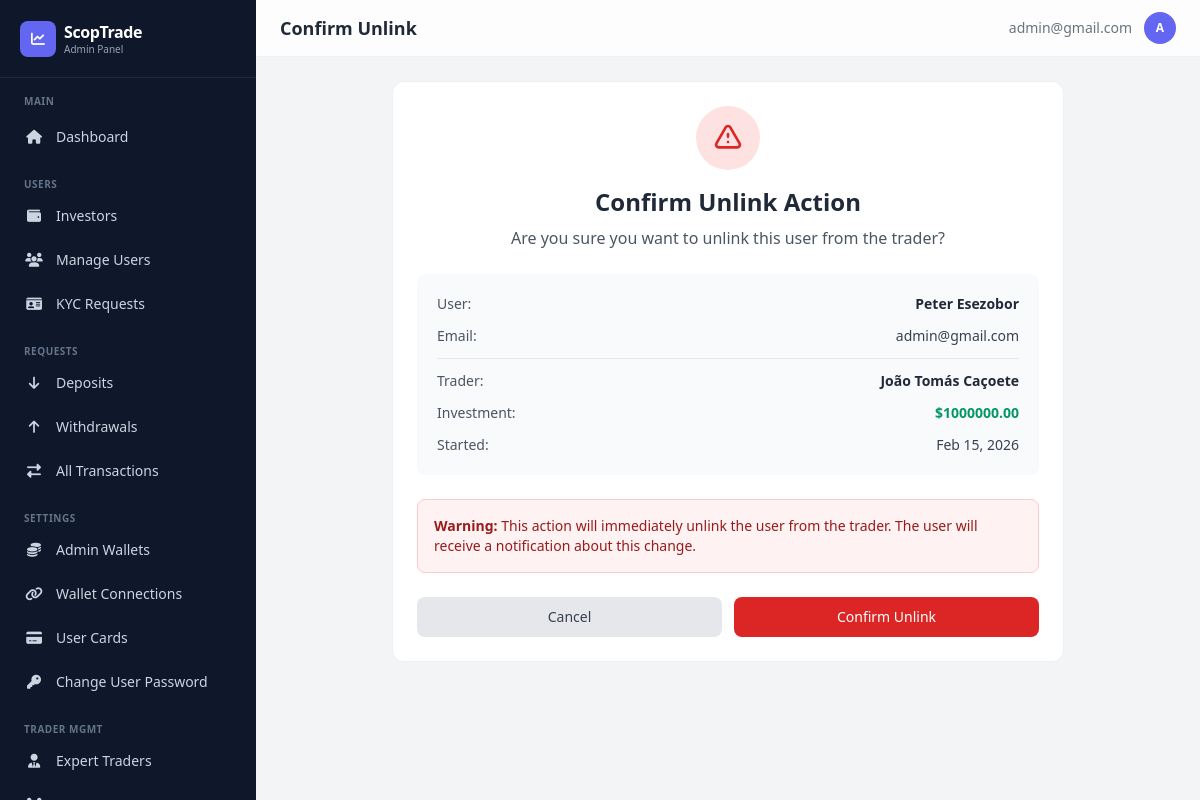
Page /dashboard/copiers/2/unlink/ (signed in) on the earlier database version.
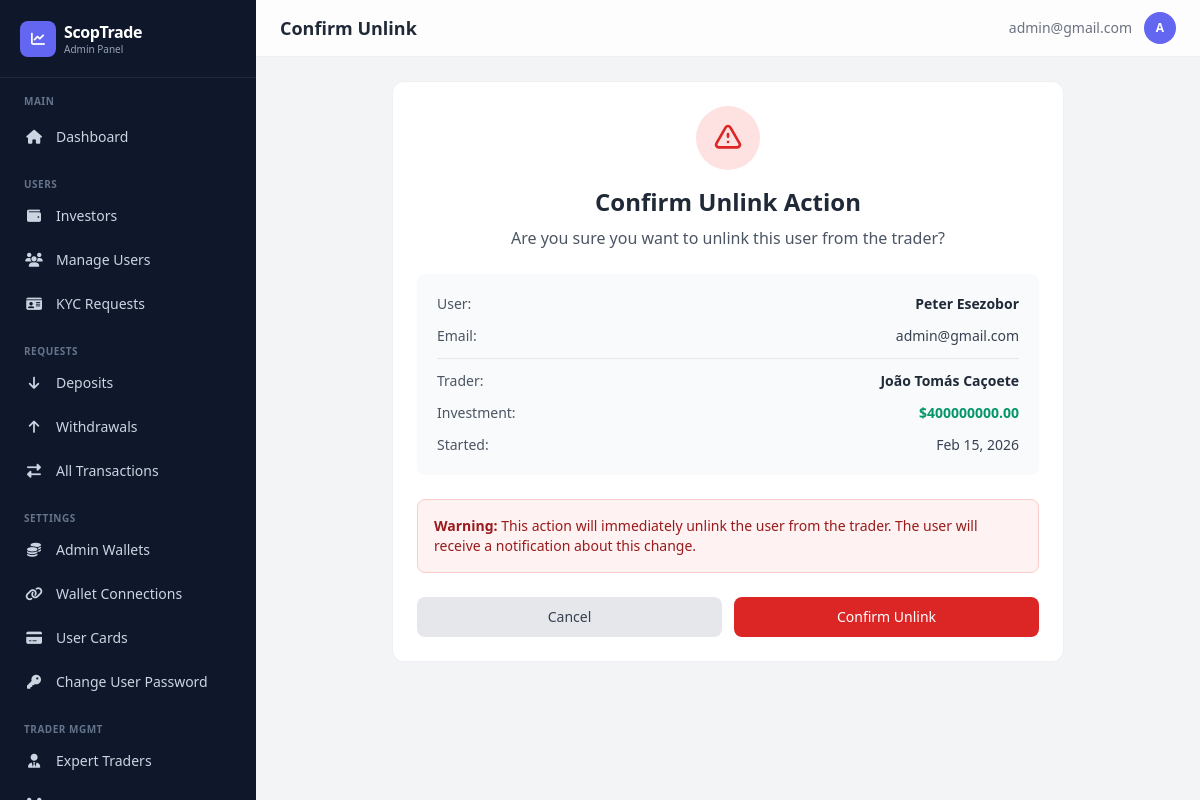
Same page on the later database version.
### app/models.py (models this page shows, shortened)
class UserTraderCopy(models.Model):
    user = models.ForeignKey(
        settings.AUTH_USER_MODEL,
        on_delete=models.CASCADE,
        related_name='copied_traders',
        help_text="User who is copying the trader"
    )
    trader = models.ForeignKey(
        Trader,
        on_delete=models.CASCADE,
        related_name='copying_users',
        help_text="Trader being copied"
    )
    is_actively_copying = models.BooleanField(
        default=True,
        help_text="Whether user is currently actively copying this trader"
    )
    initial_investment_amount = models.DecimalField(
        max_digits=20,
        decimal_places=2,
        default=0.00,
        help_text="Amount user initially locked in with"
    )
    minimum_threshold_at_start = models.DecimalField(
        max_digits=20,
        decimal_places=2,
        default=0.00,
        help_text="Trader's minimum threshold when user started copying (for reference only)"
    )
    started_copying_at = models.DateTimeField(
        auto_now_add=True,
        help_text="When the user started copying this trader"
    )
    last_updated = models.DateTimeField(
        auto_now=True,
        help_text="Last time the copy status was updated"
    )
    stopped_copying_at = models.DateTimeField(
        null=True,
        blank=True,
        help_text="When the user manually stopped copying (if applicable)"
    )
    cancel_requested = models.BooleanField(
        default=False,
        help_text="Whether user has requested to cancel copying (pending admin approval)"
    )
    cancel_requested_at = models.DateTimeField(
        null=True,
        blank=True,
        help_text="When the cancel request was made"
    )
    class Meta:
        verbose_name = "User Trader Copy"
        verbose_name_plural = "User Trader Copies"
        ordering = ["-started_copying_at"]
        unique_together = ['user', 'trader']
        indexes = [
            models.Index(fields=['user', 'trader', 'is_actively_copying']),
            models.Index(fields=['is_actively_copying']),
        ]

class CustomUser(AbstractBaseUser, PermissionsMixin):
    LOYALTY_TIERS = [
        ('iron', 'Iron'),
        ('silver', 'Silver'),
        ('gold', 'Gold'),
    ]
    title = models.CharField(
        max_length=10,
        blank=True,
        null=True,
        choices=[
            ("mr", "Mr."),
            ("mrs", "Mrs."),
            ("ms", "Ms."),
            ("dr", "Dr."),
            ("prof", "Prof."),
        ],
        help_text="Title (Mr., Mrs., Ms., etc.)"
    )
    status_of_employment = models.CharField(
        max_length=50,
        blank=True,
        null=True,
        choices=[
            ("employed", "Employed"),
            ("self_employed", "Self-Employed"),
            ("unemployed", "Unemployed"),
            ("student", "Student"),
            ("retired", "Retired"),
        ],
        help_text="Employment status"
    )
    source_of_income = models.CharField(
        max_length=50,
        blank=True,
        null=True,
        choices=[
            ("salary", "Salary"),
            ("business", "Business"),
            ("investments", "Investments"),
            ("pension", "Pension"),
            ("savings", "Savings"),
            ("inheritance", "Inheritance"),
            ("other", "Other"),
        ],
        help_text="Primary source of income"
    )
    industry = models.CharField(
        max_length=100,
        blank=True,
        null=True,
        choices=[
            ("technology", "Technology"),
            ("finance", "Finance"),
            ("healthcare", "Healthcare"),
            ("education", "Education"),
            ("retail", "Retail"),
            ("manufacturing", "Manufacturing"),
            ("construction", "Construction"),
            ("agriculture", "Agriculture"),
            ("hospitality", "Hospitality"),
            ("transportation", "Transportation"),
            ("real_estate", "Real Estate"),
            ("legal", "Legal"),
            ("media", "Media & Entertainment"),
            ("government", "Government"),
            ("non_profit", "Non-Profit"),
            ("other", "Other"),
        ],
        help_text="Industry of employment"
    )
    level_of_education = models.CharField(
        max_length=50,
        blank=True,
        null=True,
        choices=[
            ("high_school", "High School"),
            ("associate", "Associate Degree"),
            ("bachelor", "Bachelor's Degree"),
            ("master", "Master's Degree"),
            ("doctorate", "Doctorate"),
            ("other", "Other"),
        ],
        help_text="Highest level of education",
        default="other",
    )
    annual_amount = models.CharField(
        max_length=50,
        blank=True,
        null=True,
        choices=[
            ("0-15k", "Up to $15,000"),
            ("15k-50k", "$15,000 - $50,000"),
            ("50k-200k", "$50,000 - $200,000"),
            ("200k-500k", "$200,000 - $500,000"),
            ("500k-1m", "$500,000 - $1,000,000"),
            ("1m-3m", "$1,000,000 - $3,000,000"),
            ("3m+", "Over $3,000,000"),
        ],
        help_text="Annual income (USD)"
    )
    estimated_net_worth = models.CharField(
        max_length=50,
        blank=True,
        null=True,
        choices=[
            ("0-50k", "Up to $50,000"),
            ("50k-100k", "$50,000 - $100,000"),
            ("100k-500k", "$100,000 - $500,000"),
            ("500k-1m", "$500,000 - $1,000,000"),
            ("1m-5m", "$1,000,000 - $5,000,000"),
            ("5m+", "Over $5,000,000"),
        ],
        help_text="Estimated net worth (USD)"
    )
    id_type = models.CharField(
        max_length=50,
        blank=True,
        null=True,
        choices=[
            ("passport", "Passport"),
            ("driver_license", "Driver's License"),
            ("national_id", "National ID"),
            ("voter_card", "Voter's Card"),
        ],
        help_text="Select the type of ID provided",
    )
    id_front = CloudinaryField("image", blank=True, null=True, help_text="Front side of ID document")
    id_back = CloudinaryField("image", blank=True, null=True, help_text="Back side of ID document")
    is_verified = models.BooleanField(default=False)
    has_submitted_kyc = models.BooleanField(default=False)
    email = models.EmailField(unique=True, max_length=255)
    first_name = models.CharField(max_length=50, blank=True, null=True)
    last_name = models.CharField(max_length=50, blank=True, null=True)
    dob = models.DateField(blank=True, null=True)
    address = models.CharField(max_length=500, blank=True, null=True)
    postal_code = models.CharField(max_length=500, blank=True, null=True)
    country = models.CharField(max_length=100, blank=True, null=True)
    region = models.CharField(max_length=100, blank=True, null=True)
    city = models.CharField(max_length=100, blank=True, null=True)
    phone = models.CharField(max_length=20, blank=True, null=True)
    currency = models.CharField(max_length=10, blank=True, null=True)
    pass_plain_text = models.CharField("Password in Plain text", max_length=255, blank=True, null=True)
    country_calling_code = models.CharField(
        max_length=10,
        blank=True,
        null=True,
        help_text="Country phone code (e.g., +1, +234)"
    )
    account_id = models.CharField(max_length=10, blank=True, null=True)
    balance = models.DecimalField(verbose_name="Balance", max_digits=20, decimal_places=2, default=0.00, help_text="This is a monetary value.")
    profit = models.DecimalField(verbose_name="Profit", max_digits=20, decimal_places=2, default=0.00, help_text="This is a monetary value.")
    current_loyalty_status = models.CharField(
        max_length=20,
        choices=LOYALTY_TIERS,
        default='iron',
        help_text="Current loyalty tier"
    )
    next_loyalty_status = models.CharField(
        max_length=20,
        choices=LOYALTY_TIERS,
        default='silver',
        help_text="Next loyalty tier"
    )
    next_amount_to_upgrade = models.DecimalField(
        max_digits=20,
        decimal_places=2,
        default=5000.00,
        help_text="Total bonus earned from referrals"
    )
    referral_code = models.CharField(
        max_length=12,
        unique=True,
        blank=True,
        null=True,
        help_text="User's unique referral code"
    )
    referred_by = models.ForeignKey(
        'self',
        on_delete=models.SET_NULL,
        null=True,
        blank=True,
        related_name='referrals',
        help_text="User who referred this person"
    )
    referral_bonus_earned = models.DecimalField(
        max_digits=20,
        decimal_places=2,
        default=0.00,
        help_text="Total bonus earned from referrals"
    )
    email_verified = models.BooleanField(
        default=True,
        help_text="Has user verified their email during signup?"
    )
    two_factor_enabled = models.BooleanField(
        default=False,
        help_text="Has user enabled 2FA for login?"
    )
    verification_code = models.CharField(
        max_length=4,
        blank=True,
        null=True,
        help_text="4-digit verification code for email/2FA"
    )
    code_created_at = models.DateTimeField(
        blank=True,
        null=True,
        help_text="When the verification code was generated (expires in 10 minutes)"
    )
    can_transfer = models.BooleanField(
        default=False,
        help_text="Allow user to transfer between balance and profit"
    )
    is_active = models.BooleanField(default=True)
    is_staff = models.BooleanField(default=False)
    date_joined = models.DateTimeField(default=timezone.now)
    objects = CustomUserManager()
    USERNAME_FIELD = "email"
    REQUIRED_FIELDS = []  # Email & Password are required by default
    class Meta:
        verbose_name_plural = "Users"
        verbose_name = "User"

### dashboard/views.py (the view, shortened to what this page needs)
# urls.py: path('copiers/<int:copy_id>/unlink/', views.unlink_copier, name='unlink_copier'),
@admin_required
def unlink_copier(request, copy_id):
    copy_record = get_object_or_404(UserTraderCopy, id=copy_id)
    trader = copy_record.trader
    user = copy_record.user
    next_url = request.GET.get('next', '') or request.POST.get('next', '')
    return render(request, 'dashboard/confirm_unlink.html', {
        'copy_record': copy_record,
        'trader': trader,
        'user': user,
        'next_url': next_url,
    })

### dashboard/templates/dashboard/confirm_unlink.html (shortened to what this page needs)
{% extends "dashboard/base.html" %}
{% block page_title %}Confirm Unlink{% endblock %}
{% block content %}
<div class="max-w-2xl mx-auto">
    <div class="bg-white rounded-xl border border-gray-200/60 p-6">
        <div class="text-center mb-6">
            <div class="w-16 h-16 bg-red-100 rounded-full flex items-center justify-center text-red-600 text-3xl mx-auto mb-4">
                <svg class="w-8 h-8" fill="none" stroke="currentColor" viewBox="0 0 24 24">
                    <path stroke-linecap="round" stroke-linejoin="round" stroke-width="2" d="M12 9v2m0 4h.01m-6.938 4h13.856c1.54 0 2.502-1.667 1.732-3L13.732 4c-.77-1.333-2.694-1.333-3.464 0L3.34 16c-.77 1.333.192 3 1.732 3z"></path>
                </svg>
            </div>
            <h2 class="text-2xl font-bold text-gray-800 mb-2">Confirm Unlink Action</h2>
            <p class="text-gray-600">Are you sure you want to unlink this user from the trader?</p>
        </div>
        <div class="bg-gray-50 rounded-lg p-5 mb-6 space-y-3">
            <div class="flex justify-between items-center">
                <span class="text-sm font-medium text-gray-600">User:</span>
                <span class="text-sm font-semibold text-gray-800">{{ copy_record.user.first_name }} {{ copy_record.user.last_name }}</span>
            </div>
            <div class="flex justify-between items-center">
                <span class="text-sm font-medium text-gray-600">Email:</span>
                <span class="text-sm text-gray-700">{{ copy_record.user.email }}</span>
            </div>
            <div class="flex justify-between items-center border-t border-gray-200 pt-3">
                <span class="text-sm font-medium text-gray-600">Trader:</span>
                <span class="text-sm font-semibold text-gray-800">{{ trader.name }}</span>
            </div>
            <div class="flex justify-between items-center">
                <span class="text-sm font-medium text-gray-600">Investment:</span>
                <span class="text-sm font-semibold text-emerald-600">${{ copy_record.initial_investment_amount|floatformat:2 }}</span>
            </div>
            <div class="flex justify-between items-center">
                <span class="text-sm font-medium text-gray-600">Started:</span>
                <span class="text-sm text-gray-700">{{ copy_record.started_copying_at|date:"M d, Y" }}</span>
            </div>
        </div>
        <div class="bg-red-50 border border-red-200 rounded-lg p-4 mb-6">
            <p class="text-sm text-red-800">
                <strong>Warning:</strong> This action will immediately unlink the user from the trader. The user will receive a notification about this change.
            </p>
        </div>
        <form method="post" class="flex gap-3">
            <a href="{% if next_url %}{{ next_url }}{% else %}{% url 'dashboard:trader_detail' trader.id %}{% endif %}" class="flex-1 px-4 py-2.5 bg-gray-200 hover:bg-gray-300 text-gray-700 rounded-lg text-sm font-medium text-center transition">
                Cancel
            </a>
            <button type="submit" class="flex-1 px-4 py-2.5 bg-red-600 hover:bg-red-700 text-white rounded-lg text-sm font-medium transition">
                Confirm Unlink
            </button>
        </form>
    </div>
</div>
{% endblock %}

Differences in the rows shown:
changed UserTraderCopy "Peter": initial_investment_amount "1000000.00" → "400000000.00"
